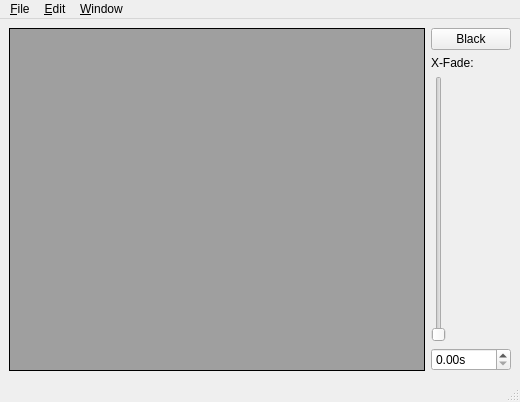
<?xml version="1.0" encoding="UTF-8"?>
<ui version="4.0">
 <class>DirectorWindow</class>
 <widget class="QMainWindow" name="DirectorWindow">
  <property name="geometry">
   <rect>
    <x>0</x>
    <y>0</y>
    <width>520</width>
    <height>402</height>
   </rect>
  </property>
  <property name="windowTitle">
   <string>MainWindow</string>
  </property>
  <widget class="QWidget" name="centralwidget">
   <layout class="QGridLayout" name="gridLayout_2">
    <item row="0" column="0">
     <widget class="QMdiArea" name="mdiArea">
      <property name="frameShape">
       <enum>QFrame::Panel</enum>
      </property>
      <property name="frameShadow">
       <enum>QFrame::Plain</enum>
      </property>
      <property name="midLineWidth">
       <number>1</number>
      </property>
      <property name="verticalScrollBarPolicy">
       <enum>Qt::ScrollBarAsNeeded</enum>
      </property>
      <property name="horizontalScrollBarPolicy">
       <enum>Qt::ScrollBarAsNeeded</enum>
      </property>
     </widget>
    </item>
    <item row="0" column="1">
     <layout class="QGridLayout" name="gridLayout">
      <item row="1" column="0">
       <widget class="QLabel" name="label">
        <property name="text">
         <string>X-Fade:</string>
        </property>
       </widget>
      </item>
      <item row="2" column="0">
       <widget class="QSlider" name="fadeSpeedSlider">
        <property name="orientation">
         <enum>Qt::Vertical</enum>
        </property>
       </widget>
      </item>
      <item row="3" column="0">
       <widget class="QDoubleSpinBox" name="fadeSpeedBox">
        <property name="suffix">
         <string>s</string>
        </property>
       </widget>
      </item>
      <item row="0" column="0">
       <widget class="QPushButton" name="fadeBlackBtn">
        <property name="text">
         <string>Black</string>
        </property>
        <property name="checkable">
         <bool>true</bool>
        </property>
       </widget>
      </item>
     </layout>
    </item>
   </layout>
  </widget>
  <widget class="QMenuBar" name="menubar">
   <property name="geometry">
    <rect>
     <x>0</x>
     <y>0</y>
     <width>520</width>
     <height>25</height>
    </rect>
   </property>
   <widget class="QMenu" name="menuFile">
    <property name="title">
     <string>&amp;File</string>
    </property>
    <addaction name="separator"/>
    <addaction name="actionChoose_Output"/>
    <addaction name="actionPlayer_Setup"/>
    <addaction name="separator"/>
    <addaction name="actionMIDI_Input_Settings"/>
    <addaction name="separator"/>
    <addaction name="actionExit"/>
   </widget>
   <widget class="QMenu" name="menuEdit">
    <property name="title">
     <string>&amp;Edit</string>
    </property>
    <addaction name="actionMonitor_Players_Live"/>
    <addaction name="actionShow_Switcher"/>
    <addaction name="actionShow_Property_Editor"/>
    <addaction name="actionShow_Histogram"/>
    <addaction name="actionShow_InputBalance"/>
    <addaction name="actionShow_Preview"/>
    <addaction name="separator"/>
    <addaction name="actionAdd_Group_Player"/>
    <addaction name="actionAdd_Overlay"/>
    <addaction name="actionAdd_Camera_Mixer"/>
    <addaction name="actionAdd_Video_Player"/>
   </widget>
   <widget class="QMenu" name="menuWindow">
    <property name="title">
     <string>&amp;Window</string>
    </property>
   </widget>
   <addaction name="menuFile"/>
   <addaction name="menuEdit"/>
   <addaction name="menuWindow"/>
  </widget>
  <widget class="QStatusBar" name="statusbar"/>
  <action name="actionPlayer_Setup">
   <property name="text">
    <string>Set&amp;up Outputs...</string>
   </property>
  </action>
  <action name="actionExit">
   <property name="text">
    <string>E&amp;xit</string>
   </property>
  </action>
  <action name="actionChoose_Output">
   <property name="text">
    <string>Choose &amp;Output...</string>
   </property>
  </action>
  <action name="actionMonitor_Players_Live">
   <property name="text">
    <string>Show &amp;Live Monitor</string>
   </property>
  </action>
  <action name="actionAdd_Video_Player">
   <property name="enabled">
    <bool>true</bool>
   </property>
   <property name="text">
    <string>Add &amp;Video Player</string>
   </property>
  </action>
  <action name="actionAdd_Overlay">
   <property name="text">
    <string>Add &amp;Overlay</string>
   </property>
  </action>
  <action name="actionAdd_Group_Player">
   <property name="text">
    <string>Add &amp;Group Player</string>
   </property>
  </action>
  <action name="actionShow_Preview">
   <property name="enabled">
    <bool>false</bool>
   </property>
   <property name="text">
    <string>Show &amp;Preview Window</string>
   </property>
  </action>
  <action name="actionShow_Switcher">
   <property name="text">
    <string>Show &amp;Switcher Controls</string>
   </property>
  </action>
  <action name="actionShow_Property_Editor">
   <property name="text">
    <string>Show &amp;Property Editor Window</string>
   </property>
  </action>
  <action name="actionShow_Histogram">
   <property name="text">
    <string>Show &amp;Histogram Window</string>
   </property>
  </action>
  <action name="actionShow_InputBalance">
   <property name="text">
    <string>Show &amp;Camera Color Balancer</string>
   </property>
  </action>
  <action name="actionAdd_Camera_Mixer">
   <property name="text">
    <string>Add Camera &amp;Mixer</string>
   </property>
  </action>
  <action name="actionMIDI_Input_Settings">
   <property name="text">
    <string>MIDI Input Settings...</string>
   </property>
  </action>
 </widget>
 <resources/>
 <connections/>
</ui>
